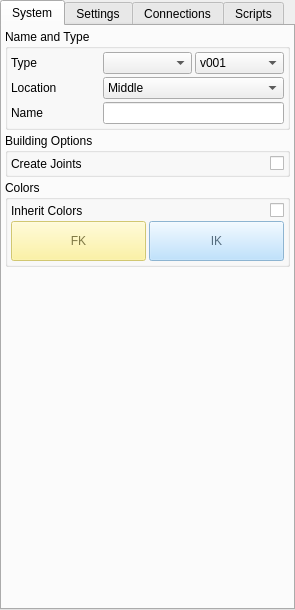
<?xml version="1.0" encoding="UTF-8"?>
<ui version="4.0">
 <class>Form</class>
 <widget class="QWidget" name="Form">
  <property name="geometry">
   <rect>
    <x>0</x>
    <y>0</y>
    <width>295</width>
    <height>610</height>
   </rect>
  </property>
  <property name="windowTitle">
   <string>Form</string>
  </property>
  <layout class="QHBoxLayout" name="horizontalLayout">
   <property name="spacing">
    <number>0</number>
   </property>
   <property name="leftMargin">
    <number>0</number>
   </property>
   <property name="topMargin">
    <number>0</number>
   </property>
   <property name="rightMargin">
    <number>0</number>
   </property>
   <property name="bottomMargin">
    <number>0</number>
   </property>
   <item>
    <widget class="QTabWidget" name="uiMainTAB">
     <property name="currentIndex">
      <number>0</number>
     </property>
     <widget class="QWidget" name="uiCommonTAB">
      <attribute name="title">
       <string>System</string>
      </attribute>
      <layout class="QVBoxLayout" name="verticalLayout">
       <property name="spacing">
        <number>3</number>
       </property>
       <property name="leftMargin">
        <number>3</number>
       </property>
       <property name="topMargin">
        <number>3</number>
       </property>
       <property name="rightMargin">
        <number>3</number>
       </property>
       <property name="bottomMargin">
        <number>3</number>
       </property>
       <item>
        <widget class="QGroupBox" name="groupBox">
         <property name="title">
          <string>Name and Type</string>
         </property>
         <layout class="QGridLayout" name="gridLayout">
          <property name="leftMargin">
           <number>3</number>
          </property>
          <property name="topMargin">
           <number>3</number>
          </property>
          <property name="rightMargin">
           <number>3</number>
          </property>
          <property name="bottomMargin">
           <number>3</number>
          </property>
          <property name="spacing">
           <number>3</number>
          </property>
          <item row="1" column="0">
           <widget class="QLabel" name="label_2">
            <property name="text">
             <string>Location</string>
            </property>
           </widget>
          </item>
          <item row="0" column="1">
           <widget class="QComboBox" name="uiTypeCBOX"/>
          </item>
          <item row="0" column="0">
           <widget class="QLabel" name="label">
            <property name="text">
             <string>Type</string>
            </property>
           </widget>
          </item>
          <item row="2" column="0">
           <widget class="QLabel" name="label_3">
            <property name="text">
             <string>Name</string>
            </property>
           </widget>
          </item>
          <item row="0" column="2">
           <widget class="QComboBox" name="uiVersionCBOX">
            <item>
             <property name="text">
              <string>v001</string>
             </property>
            </item>
           </widget>
          </item>
          <item row="1" column="1" colspan="2">
           <widget class="QComboBox" name="uiLocationCBOX">
            <item>
             <property name="text">
              <string>Middle</string>
             </property>
            </item>
            <item>
             <property name="text">
              <string>Left</string>
             </property>
            </item>
            <item>
             <property name="text">
              <string>Right</string>
             </property>
            </item>
            <item>
             <property name="text">
              <string>Symmetrical</string>
             </property>
            </item>
           </widget>
          </item>
          <item row="2" column="1" colspan="2">
           <widget class="QLineEdit" name="uiNameLINE"/>
          </item>
         </layout>
        </widget>
       </item>
       <item>
        <widget class="QGroupBox" name="groupBox_4">
         <property name="sizePolicy">
          <sizepolicy hsizetype="Preferred" vsizetype="Fixed">
           <horstretch>0</horstretch>
           <verstretch>0</verstretch>
          </sizepolicy>
         </property>
         <property name="title">
          <string>Building Options</string>
         </property>
         <layout class="QGridLayout" name="gridLayout_2">
          <property name="leftMargin">
           <number>3</number>
          </property>
          <property name="topMargin">
           <number>3</number>
          </property>
          <property name="rightMargin">
           <number>3</number>
          </property>
          <property name="bottomMargin">
           <number>3</number>
          </property>
          <property name="spacing">
           <number>3</number>
          </property>
          <item row="0" column="1">
           <widget class="QCheckBox" name="uiCreateJoints">
            <property name="layoutDirection">
             <enum>Qt::RightToLeft</enum>
            </property>
            <property name="text">
             <string/>
            </property>
           </widget>
          </item>
          <item row="0" column="0">
           <widget class="QLabel" name="label_5">
            <property name="text">
             <string>Create Joints</string>
            </property>
           </widget>
          </item>
         </layout>
        </widget>
       </item>
       <item>
        <widget class="QGroupBox" name="uiNamingAndGenusGRP_6">
         <property name="sizePolicy">
          <sizepolicy hsizetype="Preferred" vsizetype="Fixed">
           <horstretch>0</horstretch>
           <verstretch>0</verstretch>
          </sizepolicy>
         </property>
         <property name="title">
          <string>Colors</string>
         </property>
         <layout class="QGridLayout" name="gridLayout_6">
          <property name="leftMargin">
           <number>3</number>
          </property>
          <property name="topMargin">
           <number>3</number>
          </property>
          <property name="rightMargin">
           <number>3</number>
          </property>
          <property name="bottomMargin">
           <number>3</number>
          </property>
          <property name="spacing">
           <number>3</number>
          </property>
          <item row="1" column="0">
           <widget class="QPushButton" name="uiColorFk">
            <property name="enabled">
             <bool>false</bool>
            </property>
            <property name="minimumSize">
             <size>
              <width>0</width>
              <height>40</height>
             </size>
            </property>
            <property name="palette">
             <palette>
              <active>
               <colorrole role="WindowText">
                <brush brushstyle="SolidPattern">
                 <color alpha="255">
                  <red>0</red>
                  <green>0</green>
                  <blue>0</blue>
                 </color>
                </brush>
               </colorrole>
               <colorrole role="Button">
                <brush brushstyle="SolidPattern">
                 <color alpha="255">
                  <red>255</red>
                  <green>242</green>
                  <blue>138</blue>
                 </color>
                </brush>
               </colorrole>
               <colorrole role="Light">
                <brush brushstyle="SolidPattern">
                 <color alpha="255">
                  <red>255</red>
                  <green>255</green>
                  <blue>255</blue>
                 </color>
                </brush>
               </colorrole>
               <colorrole role="Midlight">
                <brush brushstyle="SolidPattern">
                 <color alpha="255">
                  <red>255</red>
                  <green>248</green>
                  <blue>196</blue>
                 </color>
                </brush>
               </colorrole>
               <colorrole role="Dark">
                <brush brushstyle="SolidPattern">
                 <color alpha="255">
                  <red>127</red>
                  <green>121</green>
                  <blue>69</blue>
                 </color>
                </brush>
               </colorrole>
               <colorrole role="Mid">
                <brush brushstyle="SolidPattern">
                 <color alpha="255">
                  <red>170</red>
                  <green>161</green>
                  <blue>92</blue>
                 </color>
                </brush>
               </colorrole>
               <colorrole role="Text">
                <brush brushstyle="SolidPattern">
                 <color alpha="255">
                  <red>0</red>
                  <green>0</green>
                  <blue>0</blue>
                 </color>
                </brush>
               </colorrole>
               <colorrole role="BrightText">
                <brush brushstyle="SolidPattern">
                 <color alpha="255">
                  <red>255</red>
                  <green>255</green>
                  <blue>255</blue>
                 </color>
                </brush>
               </colorrole>
               <colorrole role="ButtonText">
                <brush brushstyle="SolidPattern">
                 <color alpha="255">
                  <red>0</red>
                  <green>0</green>
                  <blue>0</blue>
                 </color>
                </brush>
               </colorrole>
               <colorrole role="Base">
                <brush brushstyle="SolidPattern">
                 <color alpha="255">
                  <red>255</red>
                  <green>255</green>
                  <blue>255</blue>
                 </color>
                </brush>
               </colorrole>
               <colorrole role="Window">
                <brush brushstyle="SolidPattern">
                 <color alpha="255">
                  <red>255</red>
                  <green>242</green>
                  <blue>138</blue>
                 </color>
                </brush>
               </colorrole>
               <colorrole role="Shadow">
                <brush brushstyle="SolidPattern">
                 <color alpha="255">
                  <red>0</red>
                  <green>0</green>
                  <blue>0</blue>
                 </color>
                </brush>
               </colorrole>
               <colorrole role="AlternateBase">
                <brush brushstyle="SolidPattern">
                 <color alpha="255">
                  <red>255</red>
                  <green>248</green>
                  <blue>196</blue>
                 </color>
                </brush>
               </colorrole>
               <colorrole role="ToolTipBase">
                <brush brushstyle="SolidPattern">
                 <color alpha="255">
                  <red>255</red>
                  <green>255</green>
                  <blue>220</blue>
                 </color>
                </brush>
               </colorrole>
               <colorrole role="ToolTipText">
                <brush brushstyle="SolidPattern">
                 <color alpha="255">
                  <red>0</red>
                  <green>0</green>
                  <blue>0</blue>
                 </color>
                </brush>
               </colorrole>
              </active>
              <inactive>
               <colorrole role="WindowText">
                <brush brushstyle="SolidPattern">
                 <color alpha="255">
                  <red>0</red>
                  <green>0</green>
                  <blue>0</blue>
                 </color>
                </brush>
               </colorrole>
               <colorrole role="Button">
                <brush brushstyle="SolidPattern">
                 <color alpha="255">
                  <red>255</red>
                  <green>242</green>
                  <blue>138</blue>
                 </color>
                </brush>
               </colorrole>
               <colorrole role="Light">
                <brush brushstyle="SolidPattern">
                 <color alpha="255">
                  <red>255</red>
                  <green>255</green>
                  <blue>255</blue>
                 </color>
                </brush>
               </colorrole>
               <colorrole role="Midlight">
                <brush brushstyle="SolidPattern">
                 <color alpha="255">
                  <red>255</red>
                  <green>248</green>
                  <blue>196</blue>
                 </color>
                </brush>
               </colorrole>
               <colorrole role="Dark">
                <brush brushstyle="SolidPattern">
                 <color alpha="255">
                  <red>127</red>
                  <green>121</green>
                  <blue>69</blue>
                 </color>
                </brush>
               </colorrole>
               <colorrole role="Mid">
                <brush brushstyle="SolidPattern">
                 <color alpha="255">
                  <red>170</red>
                  <green>161</green>
                  <blue>92</blue>
                 </color>
                </brush>
               </colorrole>
               <colorrole role="Text">
                <brush brushstyle="SolidPattern">
                 <color alpha="255">
                  <red>0</red>
                  <green>0</green>
                  <blue>0</blue>
                 </color>
                </brush>
               </colorrole>
               <colorrole role="BrightText">
                <brush brushstyle="SolidPattern">
                 <color alpha="255">
                  <red>255</red>
                  <green>255</green>
                  <blue>255</blue>
                 </color>
                </brush>
               </colorrole>
               <colorrole role="ButtonText">
                <brush brushstyle="SolidPattern">
                 <color alpha="255">
                  <red>0</red>
                  <green>0</green>
                  <blue>0</blue>
                 </color>
                </brush>
               </colorrole>
               <colorrole role="Base">
                <brush brushstyle="SolidPattern">
                 <color alpha="255">
                  <red>255</red>
                  <green>255</green>
                  <blue>255</blue>
                 </color>
                </brush>
               </colorrole>
               <colorrole role="Window">
                <brush brushstyle="SolidPattern">
                 <color alpha="255">
                  <red>255</red>
                  <green>242</green>
                  <blue>138</blue>
                 </color>
                </brush>
               </colorrole>
               <colorrole role="Shadow">
                <brush brushstyle="SolidPattern">
                 <color alpha="255">
                  <red>0</red>
                  <green>0</green>
                  <blue>0</blue>
                 </color>
                </brush>
               </colorrole>
               <colorrole role="AlternateBase">
                <brush brushstyle="SolidPattern">
                 <color alpha="255">
                  <red>255</red>
                  <green>248</green>
                  <blue>196</blue>
                 </color>
                </brush>
               </colorrole>
               <colorrole role="ToolTipBase">
                <brush brushstyle="SolidPattern">
                 <color alpha="255">
                  <red>255</red>
                  <green>255</green>
                  <blue>220</blue>
                 </color>
                </brush>
               </colorrole>
               <colorrole role="ToolTipText">
                <brush brushstyle="SolidPattern">
                 <color alpha="255">
                  <red>0</red>
                  <green>0</green>
                  <blue>0</blue>
                 </color>
                </brush>
               </colorrole>
              </inactive>
              <disabled>
               <colorrole role="WindowText">
                <brush brushstyle="SolidPattern">
                 <color alpha="255">
                  <red>127</red>
                  <green>121</green>
                  <blue>69</blue>
                 </color>
                </brush>
               </colorrole>
               <colorrole role="Button">
                <brush brushstyle="SolidPattern">
                 <color alpha="255">
                  <red>255</red>
                  <green>242</green>
                  <blue>138</blue>
                 </color>
                </brush>
               </colorrole>
               <colorrole role="Light">
                <brush brushstyle="SolidPattern">
                 <color alpha="255">
                  <red>255</red>
                  <green>255</green>
                  <blue>255</blue>
                 </color>
                </brush>
               </colorrole>
               <colorrole role="Midlight">
                <brush brushstyle="SolidPattern">
                 <color alpha="255">
                  <red>255</red>
                  <green>248</green>
                  <blue>196</blue>
                 </color>
                </brush>
               </colorrole>
               <colorrole role="Dark">
                <brush brushstyle="SolidPattern">
                 <color alpha="255">
                  <red>127</red>
                  <green>121</green>
                  <blue>69</blue>
                 </color>
                </brush>
               </colorrole>
               <colorrole role="Mid">
                <brush brushstyle="SolidPattern">
                 <color alpha="255">
                  <red>170</red>
                  <green>161</green>
                  <blue>92</blue>
                 </color>
                </brush>
               </colorrole>
               <colorrole role="Text">
                <brush brushstyle="SolidPattern">
                 <color alpha="255">
                  <red>127</red>
                  <green>121</green>
                  <blue>69</blue>
                 </color>
                </brush>
               </colorrole>
               <colorrole role="BrightText">
                <brush brushstyle="SolidPattern">
                 <color alpha="255">
                  <red>255</red>
                  <green>255</green>
                  <blue>255</blue>
                 </color>
                </brush>
               </colorrole>
               <colorrole role="ButtonText">
                <brush brushstyle="SolidPattern">
                 <color alpha="255">
                  <red>127</red>
                  <green>121</green>
                  <blue>69</blue>
                 </color>
                </brush>
               </colorrole>
               <colorrole role="Base">
                <brush brushstyle="SolidPattern">
                 <color alpha="255">
                  <red>255</red>
                  <green>242</green>
                  <blue>138</blue>
                 </color>
                </brush>
               </colorrole>
               <colorrole role="Window">
                <brush brushstyle="SolidPattern">
                 <color alpha="255">
                  <red>255</red>
                  <green>242</green>
                  <blue>138</blue>
                 </color>
                </brush>
               </colorrole>
               <colorrole role="Shadow">
                <brush brushstyle="SolidPattern">
                 <color alpha="255">
                  <red>0</red>
                  <green>0</green>
                  <blue>0</blue>
                 </color>
                </brush>
               </colorrole>
               <colorrole role="AlternateBase">
                <brush brushstyle="SolidPattern">
                 <color alpha="255">
                  <red>255</red>
                  <green>242</green>
                  <blue>138</blue>
                 </color>
                </brush>
               </colorrole>
               <colorrole role="ToolTipBase">
                <brush brushstyle="SolidPattern">
                 <color alpha="255">
                  <red>255</red>
                  <green>255</green>
                  <blue>220</blue>
                 </color>
                </brush>
               </colorrole>
               <colorrole role="ToolTipText">
                <brush brushstyle="SolidPattern">
                 <color alpha="255">
                  <red>0</red>
                  <green>0</green>
                  <blue>0</blue>
                 </color>
                </brush>
               </colorrole>
              </disabled>
             </palette>
            </property>
            <property name="text">
             <string>FK</string>
            </property>
           </widget>
          </item>
          <item row="1" column="1">
           <widget class="QPushButton" name="uiColorIk">
            <property name="enabled">
             <bool>false</bool>
            </property>
            <property name="minimumSize">
             <size>
              <width>0</width>
              <height>40</height>
             </size>
            </property>
            <property name="palette">
             <palette>
              <active>
               <colorrole role="WindowText">
                <brush brushstyle="SolidPattern">
                 <color alpha="255">
                  <red>0</red>
                  <green>0</green>
                  <blue>0</blue>
                 </color>
                </brush>
               </colorrole>
               <colorrole role="Button">
                <brush brushstyle="SolidPattern">
                 <color alpha="255">
                  <red>172</red>
                  <green>219</green>
                  <blue>255</blue>
                 </color>
                </brush>
               </colorrole>
               <colorrole role="Light">
                <brush brushstyle="SolidPattern">
                 <color alpha="255">
                  <red>255</red>
                  <green>255</green>
                  <blue>255</blue>
                 </color>
                </brush>
               </colorrole>
               <colorrole role="Midlight">
                <brush brushstyle="SolidPattern">
                 <color alpha="255">
                  <red>213</red>
                  <green>237</green>
                  <blue>255</blue>
                 </color>
                </brush>
               </colorrole>
               <colorrole role="Dark">
                <brush brushstyle="SolidPattern">
                 <color alpha="255">
                  <red>86</red>
                  <green>109</green>
                  <blue>127</blue>
                 </color>
                </brush>
               </colorrole>
               <colorrole role="Mid">
                <brush brushstyle="SolidPattern">
                 <color alpha="255">
                  <red>115</red>
                  <green>146</green>
                  <blue>170</blue>
                 </color>
                </brush>
               </colorrole>
               <colorrole role="Text">
                <brush brushstyle="SolidPattern">
                 <color alpha="255">
                  <red>0</red>
                  <green>0</green>
                  <blue>0</blue>
                 </color>
                </brush>
               </colorrole>
               <colorrole role="BrightText">
                <brush brushstyle="SolidPattern">
                 <color alpha="255">
                  <red>255</red>
                  <green>255</green>
                  <blue>255</blue>
                 </color>
                </brush>
               </colorrole>
               <colorrole role="ButtonText">
                <brush brushstyle="SolidPattern">
                 <color alpha="255">
                  <red>0</red>
                  <green>0</green>
                  <blue>0</blue>
                 </color>
                </brush>
               </colorrole>
               <colorrole role="Base">
                <brush brushstyle="SolidPattern">
                 <color alpha="255">
                  <red>255</red>
                  <green>255</green>
                  <blue>255</blue>
                 </color>
                </brush>
               </colorrole>
               <colorrole role="Window">
                <brush brushstyle="SolidPattern">
                 <color alpha="255">
                  <red>172</red>
                  <green>219</green>
                  <blue>255</blue>
                 </color>
                </brush>
               </colorrole>
               <colorrole role="Shadow">
                <brush brushstyle="SolidPattern">
                 <color alpha="255">
                  <red>0</red>
                  <green>0</green>
                  <blue>0</blue>
                 </color>
                </brush>
               </colorrole>
               <colorrole role="AlternateBase">
                <brush brushstyle="SolidPattern">
                 <color alpha="255">
                  <red>213</red>
                  <green>237</green>
                  <blue>255</blue>
                 </color>
                </brush>
               </colorrole>
               <colorrole role="ToolTipBase">
                <brush brushstyle="SolidPattern">
                 <color alpha="255">
                  <red>255</red>
                  <green>255</green>
                  <blue>220</blue>
                 </color>
                </brush>
               </colorrole>
               <colorrole role="ToolTipText">
                <brush brushstyle="SolidPattern">
                 <color alpha="255">
                  <red>0</red>
                  <green>0</green>
                  <blue>0</blue>
                 </color>
                </brush>
               </colorrole>
              </active>
              <inactive>
               <colorrole role="WindowText">
                <brush brushstyle="SolidPattern">
                 <color alpha="255">
                  <red>0</red>
                  <green>0</green>
                  <blue>0</blue>
                 </color>
                </brush>
               </colorrole>
               <colorrole role="Button">
                <brush brushstyle="SolidPattern">
                 <color alpha="255">
                  <red>172</red>
                  <green>219</green>
                  <blue>255</blue>
                 </color>
                </brush>
               </colorrole>
               <colorrole role="Light">
                <brush brushstyle="SolidPattern">
                 <color alpha="255">
                  <red>255</red>
                  <green>255</green>
                  <blue>255</blue>
                 </color>
                </brush>
               </colorrole>
               <colorrole role="Midlight">
                <brush brushstyle="SolidPattern">
                 <color alpha="255">
                  <red>213</red>
                  <green>237</green>
                  <blue>255</blue>
                 </color>
                </brush>
               </colorrole>
               <colorrole role="Dark">
                <brush brushstyle="SolidPattern">
                 <color alpha="255">
                  <red>86</red>
                  <green>109</green>
                  <blue>127</blue>
                 </color>
                </brush>
               </colorrole>
               <colorrole role="Mid">
                <brush brushstyle="SolidPattern">
                 <color alpha="255">
                  <red>115</red>
                  <green>146</green>
                  <blue>170</blue>
                 </color>
                </brush>
               </colorrole>
               <colorrole role="Text">
                <brush brushstyle="SolidPattern">
                 <color alpha="255">
                  <red>0</red>
                  <green>0</green>
                  <blue>0</blue>
                 </color>
                </brush>
               </colorrole>
               <colorrole role="BrightText">
                <brush brushstyle="SolidPattern">
                 <color alpha="255">
                  <red>255</red>
                  <green>255</green>
                  <blue>255</blue>
                 </color>
                </brush>
               </colorrole>
               <colorrole role="ButtonText">
                <brush brushstyle="SolidPattern">
                 <color alpha="255">
                  <red>0</red>
                  <green>0</green>
                  <blue>0</blue>
                 </color>
                </brush>
               </colorrole>
               <colorrole role="Base">
                <brush brushstyle="SolidPattern">
                 <color alpha="255">
                  <red>255</red>
                  <green>255</green>
                  <blue>255</blue>
                 </color>
                </brush>
               </colorrole>
               <colorrole role="Window">
                <brush brushstyle="SolidPattern">
                 <color alpha="255">
                  <red>172</red>
                  <green>219</green>
                  <blue>255</blue>
                 </color>
                </brush>
               </colorrole>
               <colorrole role="Shadow">
                <brush brushstyle="SolidPattern">
                 <color alpha="255">
                  <red>0</red>
                  <green>0</green>
                  <blue>0</blue>
                 </color>
                </brush>
               </colorrole>
               <colorrole role="AlternateBase">
                <brush brushstyle="SolidPattern">
                 <color alpha="255">
                  <red>213</red>
                  <green>237</green>
                  <blue>255</blue>
                 </color>
                </brush>
               </colorrole>
               <colorrole role="ToolTipBase">
                <brush brushstyle="SolidPattern">
                 <color alpha="255">
                  <red>255</red>
                  <green>255</green>
                  <blue>220</blue>
                 </color>
                </brush>
               </colorrole>
               <colorrole role="ToolTipText">
                <brush brushstyle="SolidPattern">
                 <color alpha="255">
                  <red>0</red>
                  <green>0</green>
                  <blue>0</blue>
                 </color>
                </brush>
               </colorrole>
              </inactive>
              <disabled>
               <colorrole role="WindowText">
                <brush brushstyle="SolidPattern">
                 <color alpha="255">
                  <red>86</red>
                  <green>109</green>
                  <blue>127</blue>
                 </color>
                </brush>
               </colorrole>
               <colorrole role="Button">
                <brush brushstyle="SolidPattern">
                 <color alpha="255">
                  <red>172</red>
                  <green>219</green>
                  <blue>255</blue>
                 </color>
                </brush>
               </colorrole>
               <colorrole role="Light">
                <brush brushstyle="SolidPattern">
                 <color alpha="255">
                  <red>255</red>
                  <green>255</green>
                  <blue>255</blue>
                 </color>
                </brush>
               </colorrole>
               <colorrole role="Midlight">
                <brush brushstyle="SolidPattern">
                 <color alpha="255">
                  <red>213</red>
                  <green>237</green>
                  <blue>255</blue>
                 </color>
                </brush>
               </colorrole>
               <colorrole role="Dark">
                <brush brushstyle="SolidPattern">
                 <color alpha="255">
                  <red>86</red>
                  <green>109</green>
                  <blue>127</blue>
                 </color>
                </brush>
               </colorrole>
               <colorrole role="Mid">
                <brush brushstyle="SolidPattern">
                 <color alpha="255">
                  <red>115</red>
                  <green>146</green>
                  <blue>170</blue>
                 </color>
                </brush>
               </colorrole>
               <colorrole role="Text">
                <brush brushstyle="SolidPattern">
                 <color alpha="255">
                  <red>86</red>
                  <green>109</green>
                  <blue>127</blue>
                 </color>
                </brush>
               </colorrole>
               <colorrole role="BrightText">
                <brush brushstyle="SolidPattern">
                 <color alpha="255">
                  <red>255</red>
                  <green>255</green>
                  <blue>255</blue>
                 </color>
                </brush>
               </colorrole>
               <colorrole role="ButtonText">
                <brush brushstyle="SolidPattern">
                 <color alpha="255">
                  <red>86</red>
                  <green>109</green>
                  <blue>127</blue>
                 </color>
                </brush>
               </colorrole>
               <colorrole role="Base">
                <brush brushstyle="SolidPattern">
                 <color alpha="255">
                  <red>172</red>
                  <green>219</green>
                  <blue>255</blue>
                 </color>
                </brush>
               </colorrole>
               <colorrole role="Window">
                <brush brushstyle="SolidPattern">
                 <color alpha="255">
                  <red>172</red>
                  <green>219</green>
                  <blue>255</blue>
                 </color>
                </brush>
               </colorrole>
               <colorrole role="Shadow">
                <brush brushstyle="SolidPattern">
                 <color alpha="255">
                  <red>0</red>
                  <green>0</green>
                  <blue>0</blue>
                 </color>
                </brush>
               </colorrole>
               <colorrole role="AlternateBase">
                <brush brushstyle="SolidPattern">
                 <color alpha="255">
                  <red>172</red>
                  <green>219</green>
                  <blue>255</blue>
                 </color>
                </brush>
               </colorrole>
               <colorrole role="ToolTipBase">
                <brush brushstyle="SolidPattern">
                 <color alpha="255">
                  <red>255</red>
                  <green>255</green>
                  <blue>220</blue>
                 </color>
                </brush>
               </colorrole>
               <colorrole role="ToolTipText">
                <brush brushstyle="SolidPattern">
                 <color alpha="255">
                  <red>0</red>
                  <green>0</green>
                  <blue>0</blue>
                 </color>
                </brush>
               </colorrole>
              </disabled>
             </palette>
            </property>
            <property name="text">
             <string>IK</string>
            </property>
           </widget>
          </item>
          <item row="0" column="1">
           <widget class="QCheckBox" name="uiInheritColors">
            <property name="layoutDirection">
             <enum>Qt::RightToLeft</enum>
            </property>
            <property name="text">
             <string/>
            </property>
           </widget>
          </item>
          <item row="0" column="0">
           <widget class="QLabel" name="label_4">
            <property name="text">
             <string>Inherit Colors</string>
            </property>
           </widget>
          </item>
         </layout>
        </widget>
       </item>
       <item>
        <spacer name="verticalSpacer">
         <property name="orientation">
          <enum>Qt::Vertical</enum>
         </property>
         <property name="sizeHint" stdset="0">
          <size>
           <width>20</width>
           <height>40</height>
          </size>
         </property>
        </spacer>
       </item>
      </layout>
     </widget>
     <widget class="QWidget" name="uiSettingsTAB">
      <attribute name="title">
       <string>Settings</string>
      </attribute>
      <layout class="QVBoxLayout" name="verticalLayout_3">
       <property name="spacing">
        <number>3</number>
       </property>
       <property name="leftMargin">
        <number>3</number>
       </property>
       <property name="topMargin">
        <number>3</number>
       </property>
       <property name="rightMargin">
        <number>3</number>
       </property>
       <property name="bottomMargin">
        <number>3</number>
       </property>
      </layout>
     </widget>
     <widget class="QWidget" name="uiConnectionsTAB">
      <attribute name="title">
       <string>Connections</string>
      </attribute>
      <layout class="QVBoxLayout" name="verticalLayout_2">
       <property name="spacing">
        <number>3</number>
       </property>
       <property name="leftMargin">
        <number>3</number>
       </property>
       <property name="topMargin">
        <number>3</number>
       </property>
       <property name="rightMargin">
        <number>3</number>
       </property>
       <property name="bottomMargin">
        <number>3</number>
       </property>
       <item>
        <layout class="QVBoxLayout" name="uiConnectionsLAY">
         <property name="spacing">
          <number>3</number>
         </property>
        </layout>
       </item>
       <item>
        <spacer name="verticalSpacer_2">
         <property name="orientation">
          <enum>Qt::Vertical</enum>
         </property>
         <property name="sizeHint" stdset="0">
          <size>
           <width>0</width>
           <height>0</height>
          </size>
         </property>
        </spacer>
       </item>
       <item>
        <widget class="QGroupBox" name="groupBox_3">
         <property name="title">
          <string>Connection Ports and Types</string>
         </property>
         <layout class="QGridLayout" name="gridLayout_3">
          <property name="leftMargin">
           <number>3</number>
          </property>
          <property name="topMargin">
           <number>3</number>
          </property>
          <property name="rightMargin">
           <number>3</number>
          </property>
          <property name="bottomMargin">
           <number>3</number>
          </property>
          <property name="spacing">
           <number>3</number>
          </property>
          <item row="0" column="0">
           <widget class="QLabel" name="label_6">
            <property name="text">
             <string>Port</string>
            </property>
           </widget>
          </item>
          <item row="0" column="1">
           <widget class="QComboBox" name="uiConnectionPortCBOX">
            <property name="sizePolicy">
             <sizepolicy hsizetype="Expanding" vsizetype="Fixed">
              <horstretch>0</horstretch>
              <verstretch>0</verstretch>
             </sizepolicy>
            </property>
           </widget>
          </item>
          <item row="1" column="0">
           <widget class="QLabel" name="label_7">
            <property name="text">
             <string>Type</string>
            </property>
           </widget>
          </item>
          <item row="1" column="1">
           <widget class="QComboBox" name="uiConnectionTypeCBOX"/>
          </item>
          <item row="2" column="0" colspan="2">
           <widget class="QPushButton" name="uiAddConnectionBTN">
            <property name="text">
             <string>Add Connection</string>
            </property>
           </widget>
          </item>
         </layout>
        </widget>
       </item>
      </layout>
     </widget>
     <widget class="QWidget" name="uiScriptsTAB">
      <attribute name="title">
       <string>Scripts</string>
      </attribute>
      <layout class="QVBoxLayout" name="verticalLayout_4">
       <property name="spacing">
        <number>3</number>
       </property>
       <property name="leftMargin">
        <number>3</number>
       </property>
       <property name="topMargin">
        <number>3</number>
       </property>
       <property name="rightMargin">
        <number>3</number>
       </property>
       <property name="bottomMargin">
        <number>3</number>
       </property>
      </layout>
     </widget>
    </widget>
   </item>
  </layout>
 </widget>
 <resources/>
 <connections/>
</ui>
